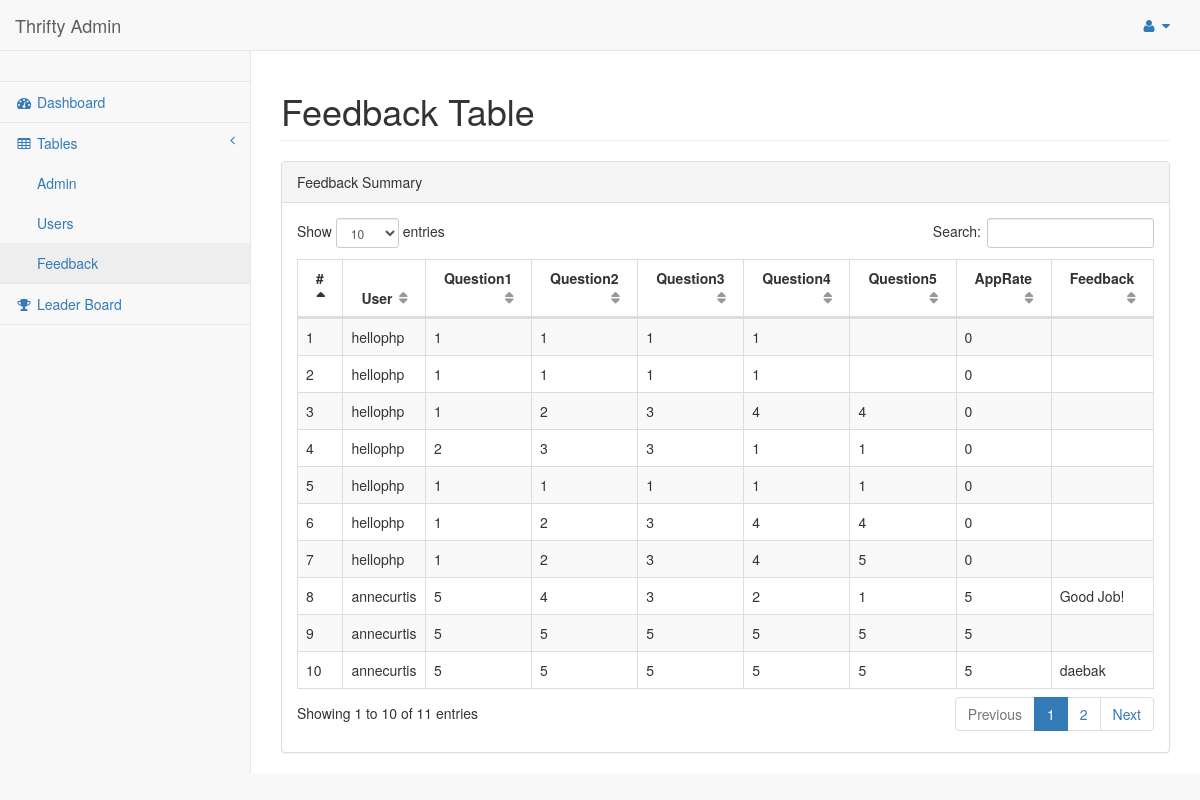
Page /pages/table2.php (signed in) on the committed database.
### tables this page shows
CREATE TABLE IF NOT EXISTS `feedback` (
  `id` int(11) NOT NULL,
  `username` varchar(100) NOT NULL,
  `question1` varchar(100) NOT NULL,
  `question2` varchar(100) NOT NULL,
  `question3` varchar(100) NOT NULL,
  `question4` varchar(100) NOT NULL,
  `question5` varchar(100) NOT NULL,
  `apprate` varchar(100) NOT NULL,
  `feedback` varchar(100) NOT NULL
);

### pages/table2.php (the view, shortened to what this page needs)
<!DOCTYPE html>
<html lang="en">
<head>
    <link href="../vendor/bootstrap/css/bootstrap.min.css" rel="stylesheet">
    <link href="../vendor/metisMenu/metisMenu.min.css" rel="stylesheet">
    <link href="../vendor/datatables-plugins/dataTables.bootstrap.css" rel="stylesheet">
    <link href="../vendor/datatables-responsive/dataTables.responsive.css" rel="stylesheet">
    <link href="../dist/css/sb-admin-2.css" rel="stylesheet">
    <link href="../vendor/font-awesome/css/font-awesome.min.css" rel="stylesheet" type="text/css">
</head>
<body>
    <div id="wrapper">
        <nav class="navbar navbar-default navbar-static-top" role="navigation" style="margin-bottom: 0">
            <div class="navbar-header">
                <a class="navbar-brand" href="index.php">Thrifty Admin</a>
            </div>
            <ul class="nav navbar-top-links navbar-right">
                <li class="dropdown">
                    <a class="dropdown-toggle" data-toggle="dropdown" href="#">
                        <i class="fa fa-user fa-fw"></i> <i class="fa fa-caret-down"></i>
                    </a>
                </li>
            </ul>
            <div class="navbar-default sidebar" role="navigation">
                <div class="sidebar-nav navbar-collapse">
                    <ul class="nav" id="side-menu">
                        <li class="sidebar-search">
                        </li>
                        <li>
                            <a href="index.php"><i class="fa fa-dashboard fa-fw"></i> Dashboard</a>
                        </li>
                        <li>
                            <a href="#"><i class="fa fa-table fa-fw"></i> Tables<span class="fa arrow"></span></a>
							<ul class="nav nav-second-level">
                                <li>
                                    <a href="table.php">Admin</a>
                                </li>
								<li>
                                    <a href="table1.php">Users</a>
                                </li>
                                <li>
                                    <a href="table2.php">Feedback</a>
                                </li>
                            </ul>
                        </li>
						<li>
                            <a href="leaderboard.php"><i class="fa fa-trophy fa-fw"></i> Leader Board</a>
                        </li>
                    </ul>
                </div>
            </div>
        </nav>
        <div id="page-wrapper">
            <div class="row">
                <div class="col-lg-12">
                    <h1 class="page-header">Feedback Table</h1>
                </div>
            </div>
            <div class="row">
                <div class="col-lg-12">
                    <div class="panel panel-default">
                        <div class="panel-heading">
                            Feedback Summary
                        </div>
                        <div class="panel-body">
                            <table width="100%" class="table table-striped table-bordered table-hover" id="dataTables-example">
                                <thead>
                                    <tr>
                                        <th>#</th>
                                        <th>User</th>
                                        <th>Question1</th>
                                        <th>Question2</th>
										<th>Question3</th>
										<th>Question4</th>
										<th>Question5</th>
										<th>AppRate</th>
                                        <th>Feedback</th>
                                    </tr>
                                </thead>
                                <tbody>
								<?php
									$result=mysql_query("SELECT * from feedback");
									while($row=mysql_fetch_array($result)){
								?>
                                    <tr class="odd gradeX">
                                        <td class="center"><?php echo $row['id']?></td>
                                        <td class="center"><?php echo $row['username']?></td>
                                        <td class="center"><?php echo $row['question1']?></td>
										<td class="center"><?php echo $row['question2']?></td>
										<td class="center"><?php echo $row['question3']?></td>
                                        <td class="center"><?php echo $row['question4']?></td>
										<td class="center"><?php echo $row['question5']?></td>
										<td class="center"><?php echo $row['apprate']?></td>
										<td class="center"><?php echo $row['feedback']?></td>
                                    </tr><?php } ?>
                                </tbody>
                            </table>
                        </div>
                    </div>
                </div>
            </div>
        </div>
    </div>
</body>
</html>

### rows in the picture
feedback: id "1", username "hellophp", question1 "1", question2 "1", question3 "1", question4 "1", apprate "0"
feedback: id "2", username "hellophp", question1 "1", question2 "1", question3 "1", question4 "1", apprate "0"
feedback: id "3", username "hellophp", question1 "1", question2 "2", question3 "3", question4 "4", question5 "4", apprate "0"
feedback: id "4", username "hellophp", question1 "2", question2 "3", question3 "3", question4 "1", question5 "1", apprate "0"
feedback: id "5", username "hellophp", question1 "1", question2 "1", question3 "1", question4 "1", question5 "1", apprate "0"
feedback: id "6", username "hellophp", question1 "1", question2 "2", question3 "3", question4 "4", question5 "4", apprate "0"
feedback: id "7", username "hellophp", question1 "1", question2 "2", question3 "3", question4 "4", question5 "5", apprate "0"
feedback: id "8", username "annecurtis", question1 "5", question2 "4", question3 "3", question4 "2", question5 "1", apprate "5", feedback "Good Job!"
feedback: id "9", username "annecurtis", question1 "5", question2 "5", question3 "5", question4 "5", question5 "5", apprate "5"
feedback: id "10", username "annecurtis", question1 "5", question2 "5", question3 "5", question4 "5", question5 "5", apprate "5", feedback "daebak"
